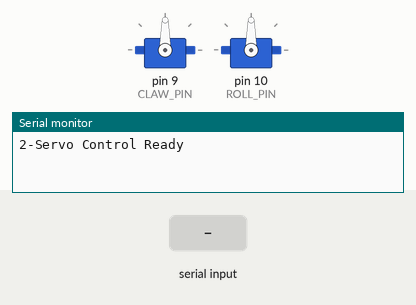
Simulated run of this sketch. Board: Arduino Uno, built with avr-gcc and run on an emulated ATmega328P. Parts: 2 × servo, the last lines printed to the serial monitor. Inputs (shaded band) come from the test bench.

Above: at 1.2 s.
1.3 s: "claw:1\n" received over Serial
At 2.5 s:
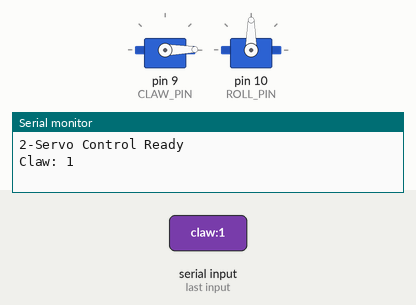
2.8 s: "roll:1\n" received over Serial
At 3.7 s:
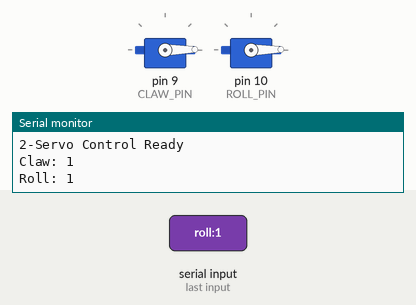
4.3 s: "claw:150\n" received over Serial
At 4.9 s:
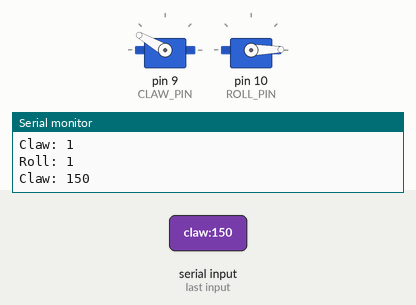
5.8 s: "roll:150\n" received over Serial
At 7.0 s:
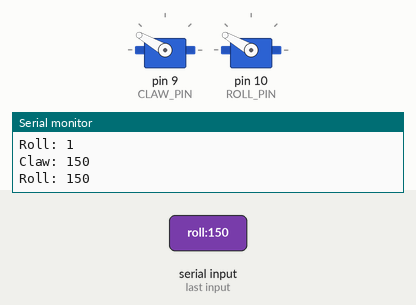
7.3 s: "claw:1\n" received over Serial
At 8.3 s:
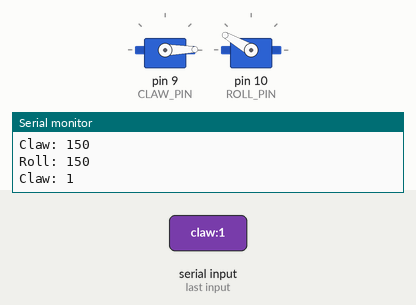
Timing chart, 0 to 9.8 s (numbered marks = the images above; inputs shaded):
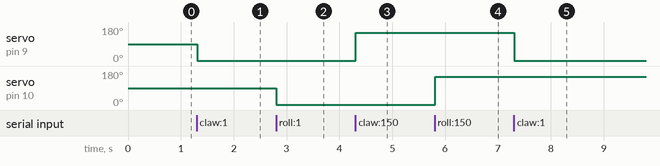

Measured:
- after the input at 1.3 s, servo on pin 9 (CLAW_PIN): 90° → 1° at once
- after the input at 2.8 s, servo on pin 10 (ROLL_PIN): 90° → 1° at once
- after the input at 4.3 s, servo on pin 9 (CLAW_PIN): 1° → 150° at once
- after the input at 5.8 s, servo on pin 10 (ROLL_PIN): 1° → 150° at once
- after the input at 7.3 s, servo on pin 9 (CLAW_PIN): 150° → 1° at once

The sketch:

Claw.ino
```cpp
#include <Servo.h>

Servo clawServo;
Servo rollServo;

const int CLAW_PIN = 9;
const int ROLL_PIN = 10;

void setup() {
    Serial.begin(9600);
    while (!Serial) {}

    clawServo.attach(CLAW_PIN);
    rollServo.attach(ROLL_PIN);

    clawServo.write(90);
    rollServo.write(90);

    Serial.println("2-Servo Control Ready");
}

void loop() {
    if (Serial.available() > 0) {
        String command = Serial.readStringUntil('\n');
        command.trim();

        int sepIndex = command.indexOf(':');
        if (sepIndex == -1) return;

        String servo = command.substring(0, sepIndex);
        int pos = command.substring(sepIndex + 1).toInt();

        if (pos < 0 || pos > 180) {
            Serial.println("Invalid position");
            return;
        }

        if (servo == "claw") {
            clawServo.write(pos);
            Serial.println("Claw: " + String(pos));
        } else if (servo == "roll") {
            rollServo.write(pos);
            Serial.println("Roll: " + String(pos));
        } else {
            Serial.println("Unknown servo: " + servo);
        }
    }
}
```
